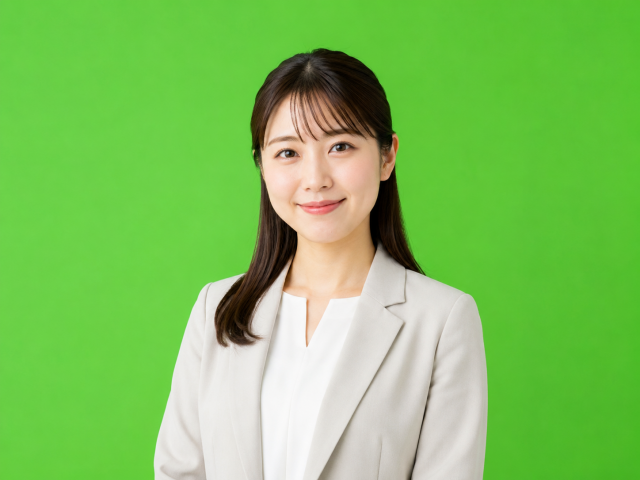
#> input picture Chapter02/person_green.png, 640 x 480 px
$ python 02-05_chromake.py
#> lines starting #> are read from the running program, lines starting #| are printed output that depends on the picture; after the words box and inside, x2 and y2 are one past the last pixel; in counts of white or black regions, pixels touching at a corner belong together
import cv2
import numpy as np

# 人物（グリーンバック）と背景画像の読み込み
person = cv2.imread("person_green.png")
#> person is the input picture: shape (480, 640, 3); mean B, G, R 92.1, 194.3, 125.6
background = cv2.imread("background.png")
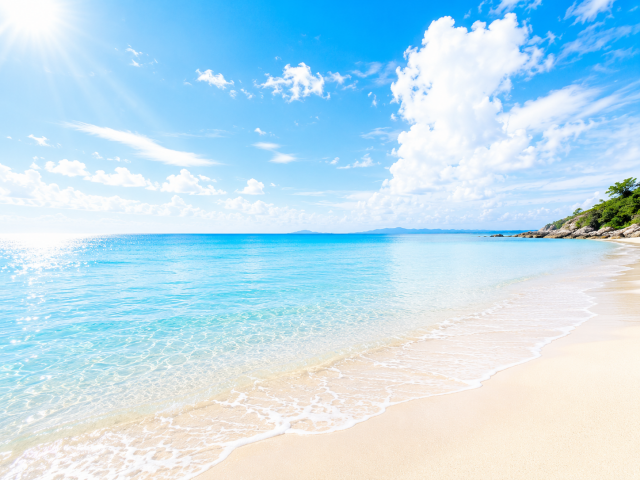
#> input picture Chapter02/background.png, 640 x 480 px
#> background is the input picture: shape (480, 640, 3); mean B, G, R 239.8, 223.2, 190.2

# 背景を人物画像と同じサイズにリサイズ
background = cv2.resize(background, (person.shape[1], person.shape[0]))

# HSV色空間に変換して緑色のマスクを作成
hsv = cv2.cvtColor(person, cv2.COLOR_BGR2HSV)
#> hsv: shape (480, 640, 3); mean H, S, V 42, 141, 198
lower_green = np.array([40, 50, 50])
upper_green = np.array([80, 255, 255])
mask_green = cv2.inRange(hsv, lower_green, upper_green)
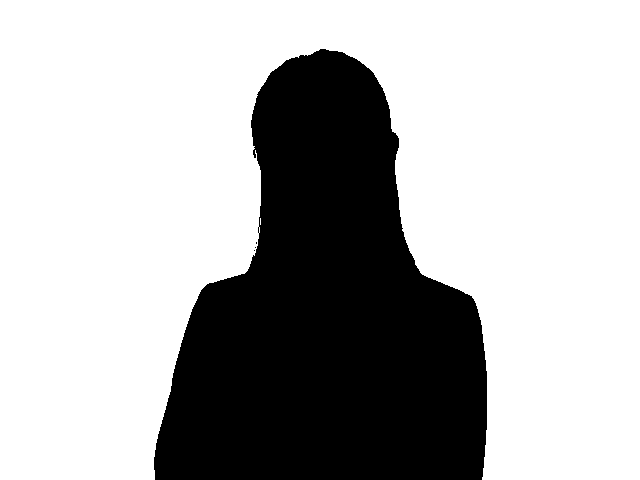
#> mask_green: shape (480, 640); 69.9% white; 4 black regions (3 under 20 px), largest, box (x1, y1, x2, y2) and area: (154, 49, 487, 480) 92357

# マスクを反転（人物部分が白，背景部分が黒）
mask_person = cv2.bitwise_not(mask_green)

# 人物部分と背景部分をそれぞれ切り出して合成
person_part = cv2.bitwise_and(person, person, mask=mask_person)
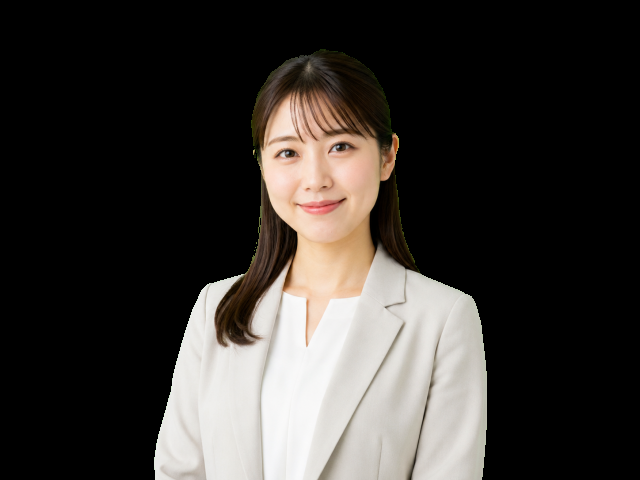
#> person_part: shape (480, 640, 3); mean B, G, R 50.6, 53.9, 57.5
background_part = cv2.bitwise_and(background, background, mask=mask_green)
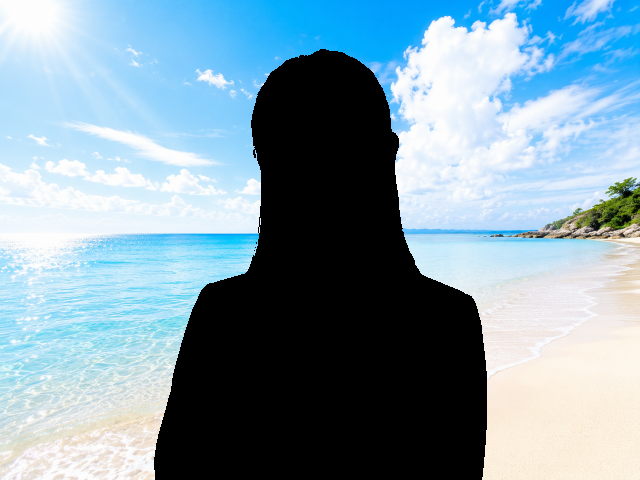
#> background_part: shape (480, 640, 3); mean B, G, R 169.4, 155.2, 129.3
result = cv2.add(person_part, background_part)
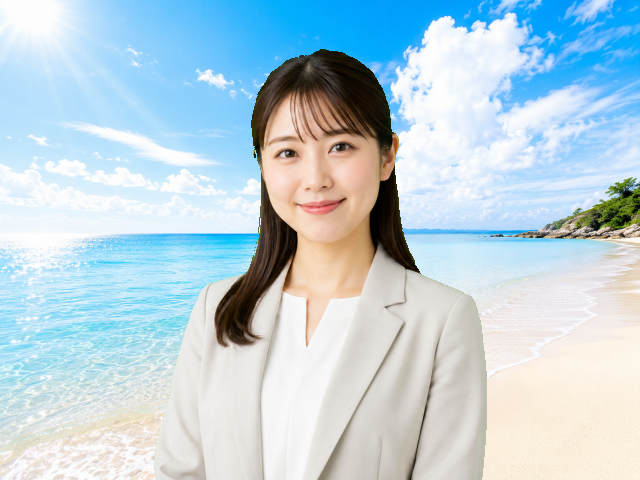
#> result: shape (480, 640, 3); mean B, G, R 219.9, 209.1, 186.8

cv2.imwrite("composited.jpg", result)
